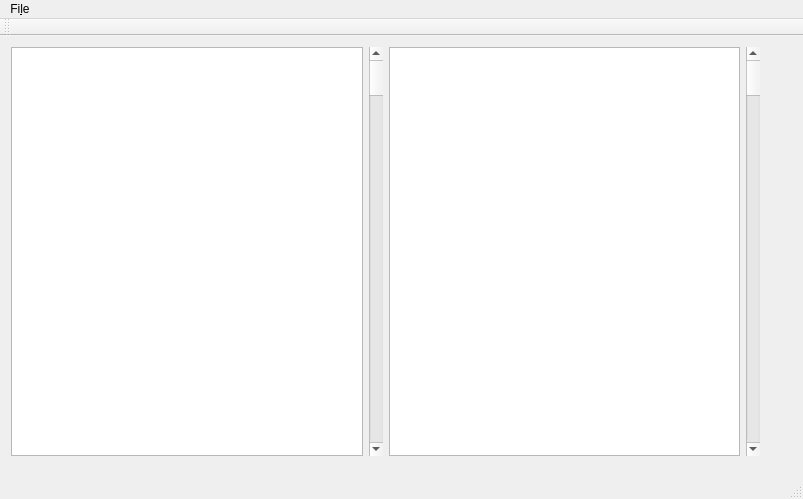
<?xml version="1.0" encoding="UTF-8"?>
<ui version="4.0">
 <class>MainWindow</class>
 <widget class="QMainWindow" name="MainWindow">
  <property name="geometry">
   <rect>
    <x>0</x>
    <y>0</y>
    <width>803</width>
    <height>499</height>
   </rect>
  </property>
  <property name="windowTitle">
   <string>MainWindow</string>
  </property>
  <widget class="QWidget" name="centralWidget">
   <widget class="QWidget" name="horizontalLayoutWidget">
    <property name="geometry">
     <rect>
      <x>0</x>
      <y>0</y>
      <width>771</width>
      <height>431</height>
     </rect>
    </property>
    <layout class="QHBoxLayout" name="horizontalLayout">
     <item>
      <widget class="QTreeView" name="treeView"/>
     </item>
     <item>
      <widget class="QScrollBar" name="verticalScrollBar">
       <property name="orientation">
        <enum>Qt::Vertical</enum>
       </property>
      </widget>
     </item>
     <item>
      <widget class="QTextBrowser" name="textBrowser"/>
     </item>
     <item>
      <widget class="QScrollBar" name="verticalScrollBar_2">
       <property name="orientation">
        <enum>Qt::Vertical</enum>
       </property>
      </widget>
     </item>
    </layout>
   </widget>
  </widget>
  <widget class="QMenuBar" name="menuBar">
   <property name="geometry">
    <rect>
     <x>0</x>
     <y>0</y>
     <width>803</width>
     <height>20</height>
    </rect>
   </property>
   <widget class="QMenu" name="menuMainWindow">
    <property name="title">
     <string>Fi&amp;le</string>
    </property>
    <addaction name="actionQuit"/>
   </widget>
   <addaction name="menuMainWindow"/>
  </widget>
  <widget class="QToolBar" name="mainToolBar">
   <attribute name="toolBarArea">
    <enum>TopToolBarArea</enum>
   </attribute>
   <attribute name="toolBarBreak">
    <bool>true</bool>
   </attribute>
  </widget>
  <widget class="QStatusBar" name="statusBar"/>
  <action name="actionQuit">
   <property name="text">
    <string>Quit</string>
   </property>
  </action>
 </widget>
 <layoutdefault spacing="6" margin="11"/>
 <resources/>
 <connections/>
</ui>
